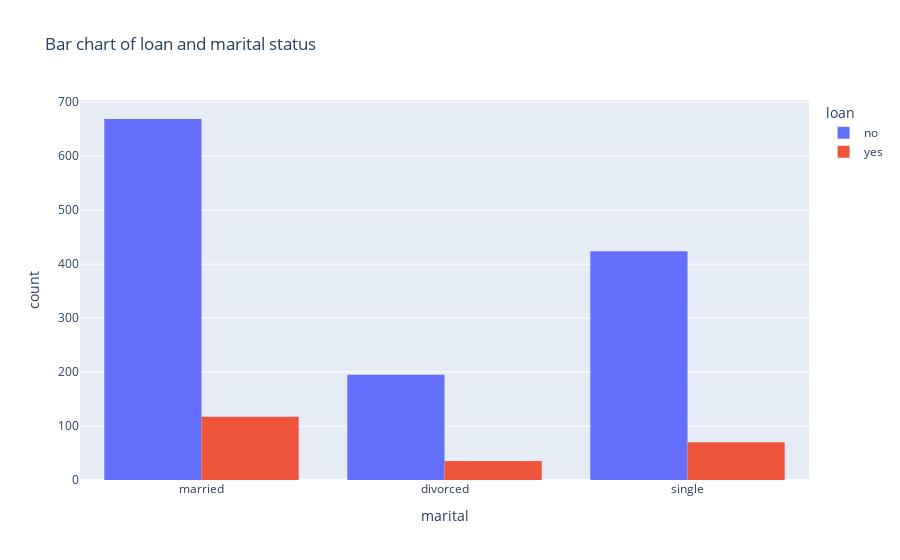

Write notebook code for a chart like this one.
### Markdown cell above
#### Chisquare test

##### check if there is an association between marital status and loan

### Code cell
px.histogram(data_frame = data, x = 'marital', color = 'loan',
             barmode = 'group', title = 'Bar chart of loan and marital status')

### Figure 1 — Plotly figure (JSON) as saved in the notebook; plotly's stock layout.template omitted (floating-point values rounded to 4 significant figures; data arrays with more than 128 entries replaced by an {"elided": "..."} marker saying what was removed)
{"data": [{"alignmentgroup": "True", "bingroup": "x", "hovertemplate": "loan=no<br>marital=%{x}<br>count=%{y}<extra></extra>", "legendgroup": "no", "marker": {"color": "#636efa", "pattern": {"shape": ""}}, "name": "no", "offsetgroup": "no", "orientation": "v", "showlegend": true, "type": "histogram", "x": {"elided": "1288 str values"}, "xaxis": "x", "yaxis": "y"}, {"alignmentgroup": "True", "bingroup": "x", "hovertemplate": "loan=yes<br>marital=%{x}<br>count=%{y}<extra></extra>", "legendgroup": "yes", "marker": {"color": "#EF553B", "pattern": {"shape": ""}}, "name": "yes", "offsetgroup": "yes", "orientation": "v", "showlegend": true, "type": "histogram", "x": {"elided": "222 str values"}, "xaxis": "x", "yaxis": "y"}], "layout": {"autosize": true, "barmode": "group", "legend": {"title": {"text": "loan"}, "tracegroupgap": 0}, "title": {"text": "Bar chart of loan and marital status"}, "xaxis": {"anchor": "y", "autorange": true, "domain": [0, 1], "range": [-0.5, 2.5], "title": {"text": "marital"}, "type": "category"}, "yaxis": {"anchor": "x", "autorange": true, "domain": [0, 1], "range": [0, 704.2], "title": {"text": "count"}}}}
